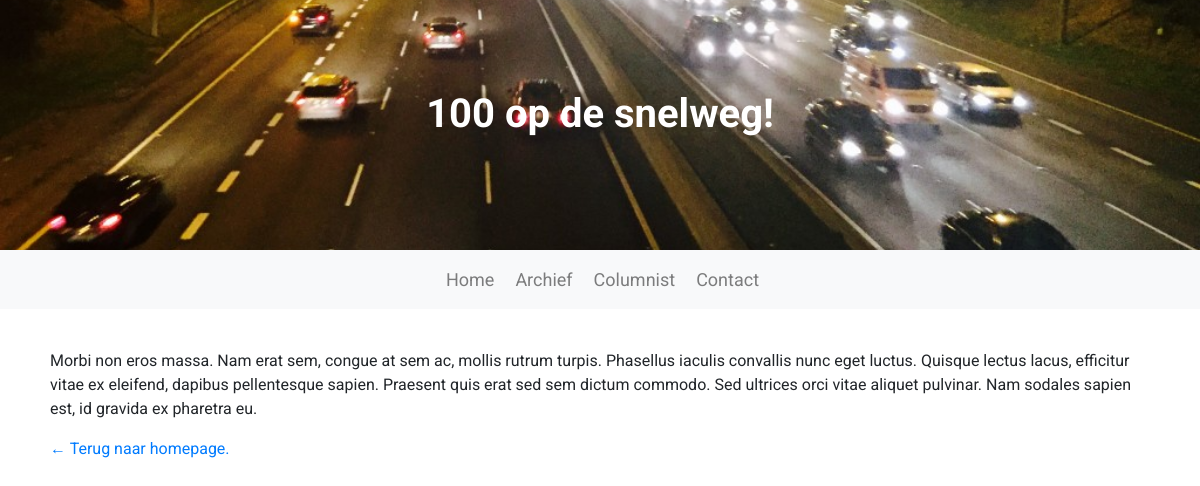
The page /post.php?id=1 on the database its author committed.
### tables this page shows
CREATE TABLE `articles` (
  `id` int(5) NOT NULL,
  `title` varchar(64) NOT NULL,
  `subtext` longtext NOT NULL,
  `text` longtext NOT NULL,
  `date` date NOT NULL DEFAULT current_timestamp(),
  `image` varchar(64) NOT NULL
);

### post.php (the view, shortened to what this page needs)
<?php
require('php/database.php');
if ($stmt = $conn->prepare("SELECT title,text,image FROM articles WHERE id = ?")) {
	$stmt->bind_param("i", $_GET["id"]);
	$stmt->execute();
	$stmt->store_result();
	if ($stmt->num_rows > 0) {
		$stmt->bind_result($title, $text, $image);
	} else {
		header("Location: ../index.php");
	}
}
?>
<!doctype html>
<html lang="en">
<head>
	<link rel="stylesheet" type="text/css" href="css/bootstrap.min.css">
	<link rel="stylesheet" type="text/css" href="css/custom.css">
	<link rel="stylesheet" href="https://use.fontawesome.com/releases/v5.8.0/css/all.css">
</head>
<body>
	<header style="background-image: url(<?php echo $image ?>) !important;">
		<div class="container text-center">
			<h1><?php echo $title; ?></h1>
		</div>
	</header>
	<nav class="navbar navbar-expand-md navbar-fixed-top navbar-light bg-light main-nav">
		<div class="container">
			<ul class="nav navbar-nav mx-auto">
				<li class="nav-item">
					<a class="nav-link" href="index.php">Home</a>
				</li>
				<li class="nav-item">
					<a class="nav-link" href="archief.php">Archief</a>
				</li>
				<li class="nav-item">
					<a class="nav-link" href="biografie.php">Columnist</a>
				</li>
				<li class="nav-item">
					<a class="nav-link" href="contact.php">Contact</a>
				</li>
			</ul>
		</div>
	</nav>
	<section class="container" id="biografie">
		<div class="row">
			<span class="maxw"><?php echo $text; ?></span>
			<br><br>
			<a class="maxw" href="index.php">← Terug naar homepage.</a>
		</div>
	</section>
</body>
</html>

### css/custom.css (style rules this page uses)
header { background-color: black; background-image: url("../images/header.png"); background-size: cover; background-position: center; min-height: 250px; color: white; }
* { font-family: 'Roboto', sans-serif; }
nav { font-size: large; }
nav ul li { padding-left: 5px; }
header .container { padding-top: 90px; }
header h1 { font-weight: bold; font-size: 40px; }
#article, #contact, #biografie { margin-top: 40px; }
.maxw { margin-right: 20px; margin-left: 20px; }

### rows shown on the page
articles: image (picture), title "100 op de snelweg!", text "Morbi non eros massa. Nam erat sem, congue at sem ac, mollis rutrum turpis. Phasellus iaculis convallis nunc eget luctus. Quisque lectus lacus, efficitur vitae ex eleifend, dapibus pellentesque sapien. Praesent quis erat sed sem dictum commodo. Sed ultrices orci vitae aliquet pulvinar. Nam sodales sapien est, id gravida ex pharetra eu."
